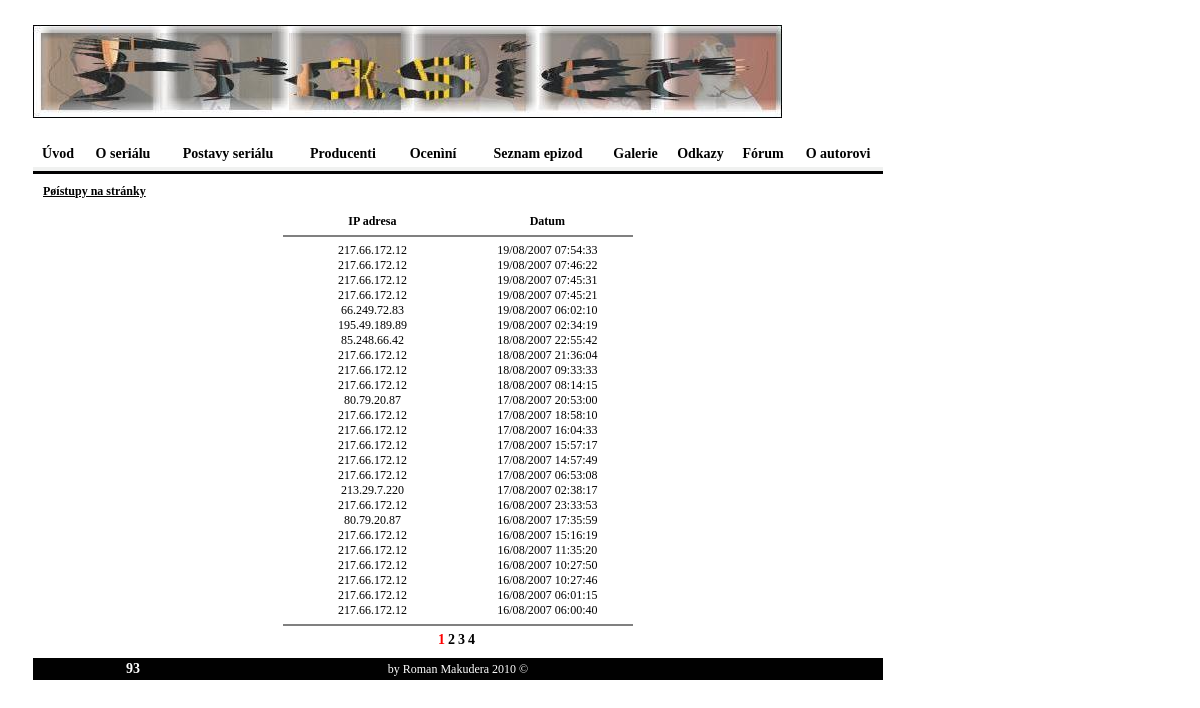
Screenshot of /pristupy.php with the database file from the repository.
### tables this page shows
CREATE TABLE `pocitadlo` (
  `id` int(11) NOT NULL auto_increment,
  `ip` varchar(20) NOT NULL,
  `datum` varchar(30) NOT NULL,
  PRIMARY KEY  (`id`)
);

### pristupy.php (the view, shortened to what this page needs)
<?php
  include "i_kostra_01.php";
?>
<div class="nadpis_01">Pøístupy na stránky</div><br />
<center>
<table border=0 cellpadding=0 cellspacing=0 width=350 class="text_02">
<tr>
  <th width=175>IP adresa</th>
  <th width=175>Datum</th>
</tr>
<tr><td colspan=2><hr noshade /></td></tr>
<?php
if (!isset($_GET["stranka"]))
{
  $stranka = 1;
}
else
{
  $stranka = $_GET["stranka"];
}
@$d_pocpol = MySQL_Query("SELECT * FROM pocitadlo;");
$pocet_nastr = 25;
$celkovy_pocet = mysql_num_rows($d_pocpol);
$pocet_str = ceil($celkovy_pocet / $pocet_nastr);
$od = ($pocet_nastr * $stranka) - $pocet_nastr;
@$d_sezpri = MySQL_Query("SELECT * FROM pocitadlo ORDER BY id DESC LIMIT $od,$pocet_nastr;");
while ($data = MySQL_Fetch_Array($d_sezpri))
{
  echo "
  <tr>
    <td width=300 align=\"center\">$data[ip]</td>
    <td width=300 align=\"center\">$data[datum]</td>
  </tr>";
}
echo "
<tr><td colspan=2><hr noshade /></td></tr>
<tr><td width=300 align=\"center\" wrap colspan=2>";
for ($i = 1; $i <= $pocet_str; $i++)
{
  if ($stranka == $i)
  {
    $napsani = "<span style=\"color: red\">$i</span>";
  }
  else
  {
    $napsani = $i;
  }
  echo "<a href=\"pristupy.php?stranka=$i\" class=\"odkaz_n_01\"
  onmouseover=\"this.className='odkaz_z_01';\" onmouseout=\"this.className='odkaz_n_01';\">$napsani</a>&nbsp;";
}
echo "</td></tr>";
?>
</table>
</center>
<?php
  include "i_kostra_02.php";
?>

### css.css (style rules this page uses)
body { font: 12px Verdana; color: black; background-color: white; }
.text_02 { font: 12px Verdana; color: black; }
.odkaz_n_01 { font: bold 14px Verdana; color: black; text-decoration: none; }
.nadpis_01 { font: bold 12px Verdana; color: black; text-decoration: underline; }

### rows the page displays
pocitadlo: ip "217.66.172.12", datum "19/08/2007 07:54:33"
pocitadlo: ip "217.66.172.12", datum "19/08/2007 07:46:22"
pocitadlo: ip "217.66.172.12", datum "19/08/2007 07:45:31"
pocitadlo: ip "217.66.172.12", datum "19/08/2007 07:45:21"
pocitadlo: ip "66.249.72.83", datum "19/08/2007 06:02:10"
pocitadlo: ip "195.49.189.89", datum "19/08/2007 02:34:19"
pocitadlo: ip "85.248.66.42", datum "18/08/2007 22:55:42"
pocitadlo: ip "217.66.172.12", datum "18/08/2007 21:36:04"
pocitadlo: ip "217.66.172.12", datum "18/08/2007 09:33:33"
pocitadlo: ip "217.66.172.12", datum "18/08/2007 08:14:15"
pocitadlo: ip "80.79.20.87", datum "17/08/2007 20:53:00"
pocitadlo: ip "217.66.172.12", datum "17/08/2007 18:58:10"
pocitadlo: ip "217.66.172.12", datum "17/08/2007 16:04:33"
pocitadlo: ip "217.66.172.12", datum "17/08/2007 15:57:17"
pocitadlo: ip "217.66.172.12", datum "17/08/2007 14:57:49"
pocitadlo: ip "217.66.172.12", datum "17/08/2007 06:53:08"
pocitadlo: ip "213.29.7.220", datum "17/08/2007 02:38:17"
pocitadlo: ip "217.66.172.12", datum "16/08/2007 23:33:53"
pocitadlo: ip "80.79.20.87", datum "16/08/2007 17:35:59"
pocitadlo: ip "217.66.172.12", datum "16/08/2007 15:16:19"
pocitadlo: ip "217.66.172.12", datum "16/08/2007 11:35:20"
pocitadlo: ip "217.66.172.12", datum "16/08/2007 10:27:50"
pocitadlo: ip "217.66.172.12", datum "16/08/2007 10:27:46"
pocitadlo: ip "217.66.172.12", datum "16/08/2007 06:01:15"
pocitadlo: ip "217.66.172.12", datum "16/08/2007 06:00:40"

### other values shown
$napsani "2"
$napsani "3"
$napsani "4"
$pocet_pristupu "93"
